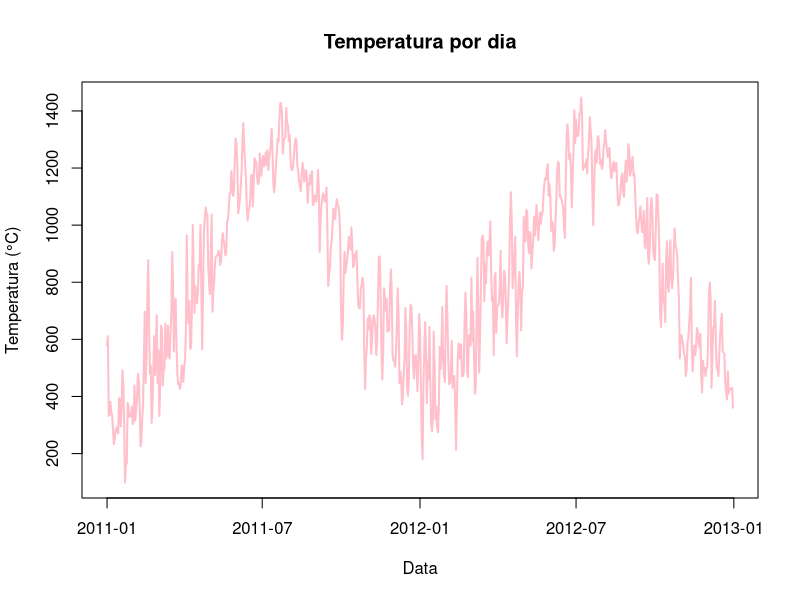
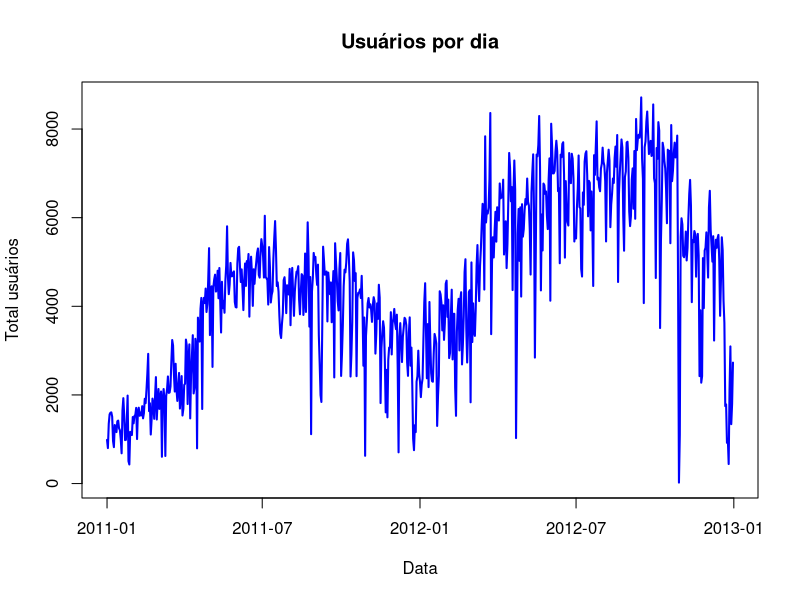

R code for these plots, in order:
#QUESTAO-03
    #ITEM-04

      library(tidyverse)
      
      dados_bike <- read_csv("HW1_bike_sharing.csv")
      
      #transforma as colunas em vetor
      usuarios_dia <- as.numeric(unlist(dados_bike[, 7])) + as.numeric(unlist(dados_bike[, 8]))
      temp_real <- as.numeric(unlist(dados_bike[, 6]))*41
      datas <- as.Date(dados_bike[[3]], format = "%Y-%m-%d")
      
      #gráfico da temperatura
          plot(datas, temp_real, type = "l", col = "pink", lwd = 2,
           main = "Temperatura por dia", xlab = "Data", ylab = "Temperatura (°C)")
      par(mfrow = c(1, 1))
     
       #gráfico dos usuários 
      plot(datas, usuarios_dia, type = "l", col = "blue", lwd = 2,
           main = "Usuários por dia", xlab = "Data", ylab = "Total usuários")
      
